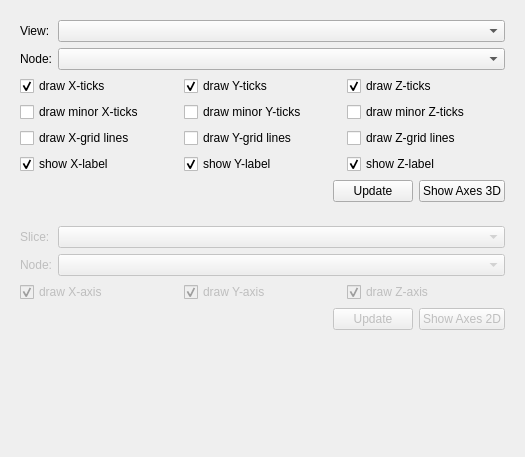
<?xml version="1.0" encoding="UTF-8"?>
<ui version="4.0">
 <class>qSlicerAxesModuleWidget</class>
 <widget class="qSlicerWidget" name="qSlicerAxesModuleWidget">
  <property name="geometry">
   <rect>
    <x>0</x>
    <y>0</y>
    <width>525</width>
    <height>457</height>
   </rect>
  </property>
  <property name="windowTitle">
   <string>Form</string>
  </property>
  <layout class="QVBoxLayout" name="verticalLayout">
   <item>
    <widget class="ctkCollapsibleButton" name="axes3DCollapsibleBtn" native="true">
     <property name="text" stdset="0">
      <string>Axes 3D</string>
     </property>
     <layout class="QVBoxLayout" name="verticalLayout_4">
      <item>
       <layout class="QFormLayout" name="node3DFormLayout">
        <item row="0" column="0">
         <widget class="QLabel" name="viewNode3DLabel">
          <property name="text">
           <string>View:</string>
          </property>
         </widget>
        </item>
        <item row="0" column="1">
         <widget class="qMRMLNodeComboBox" name="viewNode3DSelector">
          <property name="sizePolicy">
           <sizepolicy hsizetype="Expanding" vsizetype="Fixed">
            <horstretch>0</horstretch>
            <verstretch>0</verstretch>
           </sizepolicy>
          </property>
          <property name="showHidden" stdset="0">
           <bool>true</bool>
          </property>
          <property name="addEnabled" stdset="0">
           <bool>false</bool>
          </property>
          <property name="removeEnabled" stdset="0">
           <bool>false</bool>
          </property>
          <property name="renameEnabled" stdset="0">
           <bool>true</bool>
          </property>
          <property name="nodeTypes" stdset="0">
           <stringlist>
            <string>vtkMRMLViewNode</string>
           </stringlist>
          </property>
         </widget>
        </item>
        <item row="1" column="0">
         <widget class="QLabel" name="node3DLabel">
          <property name="text">
           <string>Node:</string>
          </property>
         </widget>
        </item>
        <item row="1" column="1">
         <widget class="qMRMLNodeComboBox" name="node3DSelector">
          <property name="sizePolicy">
           <sizepolicy hsizetype="Expanding" vsizetype="Fixed">
            <horstretch>0</horstretch>
            <verstretch>0</verstretch>
           </sizepolicy>
          </property>
          <property name="nodeTypes" stdset="0">
           <stringlist>
            <string>vtkMRMLDisplayableNode</string>
           </stringlist>
          </property>
         </widget>
        </item>
       </layout>
      </item>
      <item>
       <layout class="QHBoxLayout" name="ticksHLayout">
        <item>
         <widget class="QCheckBox" name="xTicks3DCheckBox">
          <property name="text">
           <string>draw X-ticks</string>
          </property>
          <property name="checked">
           <bool>true</bool>
          </property>
         </widget>
        </item>
        <item>
         <widget class="QCheckBox" name="yTicks3DCheckBox">
          <property name="text">
           <string>draw Y-ticks</string>
          </property>
          <property name="checked">
           <bool>true</bool>
          </property>
         </widget>
        </item>
        <item>
         <widget class="QCheckBox" name="zTicks3DCheckBox">
          <property name="text">
           <string>draw Z-ticks</string>
          </property>
          <property name="checked">
           <bool>true</bool>
          </property>
         </widget>
        </item>
       </layout>
      </item>
      <item>
       <layout class="QHBoxLayout" name="gridHLayout">
        <item>
         <widget class="QCheckBox" name="xMinorTicks3DCheckBox">
          <property name="text">
           <string>draw minor X-ticks</string>
          </property>
         </widget>
        </item>
        <item>
         <widget class="QCheckBox" name="yMinorTicks3DCheckBox">
          <property name="text">
           <string>draw minor Y-ticks</string>
          </property>
         </widget>
        </item>
        <item>
         <widget class="QCheckBox" name="zMinorTicks3DCheckBox">
          <property name="text">
           <string>draw minor Z-ticks</string>
          </property>
         </widget>
        </item>
       </layout>
      </item>
      <item>
       <layout class="QHBoxLayout" name="minorTicksHLayout">
        <item>
         <widget class="QCheckBox" name="xGrid3DCheckBox">
          <property name="text">
           <string>draw X-grid lines</string>
          </property>
          <property name="checked">
           <bool>false</bool>
          </property>
         </widget>
        </item>
        <item>
         <widget class="QCheckBox" name="yGrid3DCheckBox">
          <property name="text">
           <string>draw Y-grid lines</string>
          </property>
          <property name="checked">
           <bool>false</bool>
          </property>
         </widget>
        </item>
        <item>
         <widget class="QCheckBox" name="zGrid3DCheckBox">
          <property name="text">
           <string>draw Z-grid lines</string>
          </property>
          <property name="checked">
           <bool>false</bool>
          </property>
         </widget>
        </item>
       </layout>
      </item>
      <item>
       <layout class="QHBoxLayout" name="labelVisibilityHLayout">
        <item>
         <widget class="QCheckBox" name="xLabel3DCheckBox">
          <property name="text">
           <string>show X-label</string>
          </property>
          <property name="checked">
           <bool>true</bool>
          </property>
         </widget>
        </item>
        <item>
         <widget class="QCheckBox" name="yLabel3DCheckBox">
          <property name="text">
           <string>show Y-label</string>
          </property>
          <property name="checked">
           <bool>true</bool>
          </property>
         </widget>
        </item>
        <item>
         <widget class="QCheckBox" name="zLabel3DCheckBox">
          <property name="text">
           <string>show Z-label</string>
          </property>
          <property name="checked">
           <bool>true</bool>
          </property>
         </widget>
        </item>
       </layout>
      </item>
      <item>
       <layout class="QHBoxLayout" name="axes3hLayout">
        <item>
         <spacer name="horizontalSpacer">
          <property name="orientation">
           <enum>Qt::Horizontal</enum>
          </property>
          <property name="sizeHint" stdset="0">
           <size>
            <width>40</width>
            <height>20</height>
           </size>
          </property>
         </spacer>
        </item>
        <item alignment="Qt::AlignRight">
         <widget class="QPushButton" name="updateAxes3DBtn">
          <property name="text">
           <string>Update</string>
          </property>
         </widget>
        </item>
        <item alignment="Qt::AlignRight">
         <widget class="QPushButton" name="showAxes3DBtn">
          <property name="text">
           <string>Show Axes 3D</string>
          </property>
          <property name="checkable">
           <bool>true</bool>
          </property>
         </widget>
        </item>
       </layout>
      </item>
     </layout>
    </widget>
   </item>
   <item>
    <widget class="ctkCollapsibleButton" name="axes2DCollapsibleBtn" native="true">
     <property name="enabled">
      <bool>false</bool>
     </property>
     <property name="text" stdset="0">
      <string>Axes 2D</string>
     </property>
     <layout class="QVBoxLayout" name="verticalLayout_2">
      <item>
       <layout class="QFormLayout" name="node2DFormLayout">
        <item row="0" column="0">
         <widget class="QLabel" name="sliceNode2DLabel">
          <property name="text">
           <string>Slice:</string>
          </property>
         </widget>
        </item>
        <item row="0" column="1">
         <widget class="qMRMLNodeComboBox" name="sliceNode2DSelector">
          <property name="sizePolicy">
           <sizepolicy hsizetype="Expanding" vsizetype="Fixed">
            <horstretch>0</horstretch>
            <verstretch>0</verstretch>
           </sizepolicy>
          </property>
          <property name="nodeTypes" stdset="0">
           <stringlist>
            <string>vtkMRMLSliceNode</string>
           </stringlist>
          </property>
          <property name="showHidden" stdset="0">
           <bool>true</bool>
          </property>
          <property name="addEnabled" stdset="0">
           <bool>false</bool>
          </property>
          <property name="removeEnabled" stdset="0">
           <bool>false</bool>
          </property>
          <property name="renameEnabled" stdset="0">
           <bool>true</bool>
          </property>
         </widget>
        </item>
        <item row="1" column="0">
         <widget class="QLabel" name="node2DLabel">
          <property name="text">
           <string>Node:</string>
          </property>
         </widget>
        </item>
        <item row="1" column="1">
         <widget class="qMRMLNodeComboBox" name="node2DSelector">
          <property name="sizePolicy">
           <sizepolicy hsizetype="Expanding" vsizetype="Fixed">
            <horstretch>0</horstretch>
            <verstretch>0</verstretch>
           </sizepolicy>
          </property>
          <property name="nodeTypes" stdset="0">
           <stringlist>
            <string>vtkMRMLDisplayableNode</string>
           </stringlist>
          </property>
         </widget>
        </item>
       </layout>
      </item>
      <item>
       <layout class="QHBoxLayout" name="axes2DVisibilityHLayout">
        <item>
         <widget class="QCheckBox" name="xAxis2DCheckBox">
          <property name="text">
           <string>draw X-axis</string>
          </property>
          <property name="checked">
           <bool>true</bool>
          </property>
         </widget>
        </item>
        <item>
         <widget class="QCheckBox" name="yAxis2DCheckBox">
          <property name="text">
           <string>draw Y-axis</string>
          </property>
          <property name="checked">
           <bool>true</bool>
          </property>
         </widget>
        </item>
        <item>
         <widget class="QCheckBox" name="zAxis2DCheckBox">
          <property name="text">
           <string>draw Z-axis</string>
          </property>
          <property name="checked">
           <bool>true</bool>
          </property>
         </widget>
        </item>
       </layout>
      </item>
      <item>
       <layout class="QHBoxLayout" name="axes2DLayout">
        <item>
         <spacer name="horizontalSpacer_2">
          <property name="orientation">
           <enum>Qt::Horizontal</enum>
          </property>
          <property name="sizeHint" stdset="0">
           <size>
            <width>40</width>
            <height>20</height>
           </size>
          </property>
         </spacer>
        </item>
        <item>
         <widget class="QPushButton" name="updateAxes2DBtn">
          <property name="text">
           <string>Update</string>
          </property>
         </widget>
        </item>
        <item>
         <widget class="QPushButton" name="showAxes2DBtn">
          <property name="text">
           <string>Show Axes 2D</string>
          </property>
          <property name="checkable">
           <bool>true</bool>
          </property>
         </widget>
        </item>
       </layout>
      </item>
     </layout>
    </widget>
   </item>
   <item>
    <spacer name="verticalSpacer">
     <property name="orientation">
      <enum>Qt::Vertical</enum>
     </property>
     <property name="sizeHint" stdset="0">
      <size>
       <width>0</width>
       <height>0</height>
      </size>
     </property>
    </spacer>
   </item>
  </layout>
 </widget>
 <customwidgets>
  <customwidget>
   <class>qSlicerWidget</class>
   <extends>QWidget</extends>
   <header>qSlicerWidget.h</header>
   <container>1</container>
  </customwidget>
  <customwidget>
   <class>ctkCollapsibleButton</class>
   <extends>QWidget</extends>
   <header>ctkCollapsibleButton.h</header>
   <container>1</container>
  </customwidget>
  <customwidget>
   <class>qMRMLNodeComboBox</class>
   <extends>QComboBox</extends>
   <header>qMRMLNodeComboBox.h</header>
   <slots>
    <signal>mrmlSceneChanged(vtkMRMLScene*)</signal>
    <slot>setMRMLScene(vtkMRMLScene*)</slot>
   </slots>
  </customwidget>
 </customwidgets>
 <resources/>
 <connections>
  <connection>
   <sender>qSlicerAxesModuleWidget</sender>
   <signal>mrmlSceneChanged(vtkMRMLScene*)</signal>
   <receiver>viewNode3DSelector</receiver>
   <slot>setMRMLScene(vtkMRMLScene*)</slot>
   <hints>
    <hint type="sourcelabel">
     <x>3</x>
     <y>21</y>
    </hint>
    <hint type="destinationlabel">
     <x>330</x>
     <y>38</y>
    </hint>
   </hints>
  </connection>
  <connection>
   <sender>qSlicerAxesModuleWidget</sender>
   <signal>mrmlSceneChanged(vtkMRMLScene*)</signal>
   <receiver>node3DSelector</receiver>
   <slot>setMRMLScene(vtkMRMLScene*)</slot>
   <hints>
    <hint type="sourcelabel">
     <x>6</x>
     <y>83</y>
    </hint>
    <hint type="destinationlabel">
     <x>421</x>
     <y>66</y>
    </hint>
   </hints>
  </connection>
  <connection>
   <sender>qSlicerAxesModuleWidget</sender>
   <signal>mrmlSceneChanged(vtkMRMLScene*)</signal>
   <receiver>sliceNode2DSelector</receiver>
   <slot>setMRMLScene(vtkMRMLScene*)</slot>
   <hints>
    <hint type="sourcelabel">
     <x>3</x>
     <y>64</y>
    </hint>
    <hint type="destinationlabel">
     <x>483</x>
     <y>243</y>
    </hint>
   </hints>
  </connection>
  <connection>
   <sender>qSlicerAxesModuleWidget</sender>
   <signal>mrmlSceneChanged(vtkMRMLScene*)</signal>
   <receiver>node2DSelector</receiver>
   <slot>setMRMLScene(vtkMRMLScene*)</slot>
   <hints>
    <hint type="sourcelabel">
     <x>5</x>
     <y>33</y>
    </hint>
    <hint type="destinationlabel">
     <x>505</x>
     <y>271</y>
    </hint>
   </hints>
  </connection>
 </connections>
 <slots>
  <signal>mrmlSceneChanged(vtkMRMLScene*)</signal>
 </slots>
</ui>
